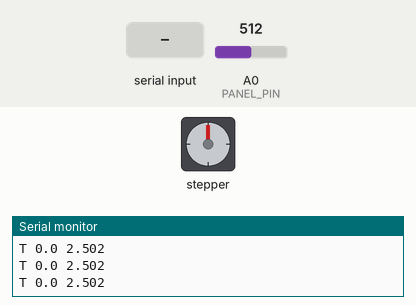
Simulated run of this sketch. Board: Arduino Uno, built with avr-gcc and run on an emulated ATmega328P. Shown: stepper motor, the last lines printed to the serial monitor. Inputs (shaded band) come from the test bench; at power-on: A0 (PANEL_PIN) = 512. Stepper angles assume 2048 steps per turn.

Above: at 1.2 s.
1.3 s: "A 45\n" received over Serial
At 3.0 s:
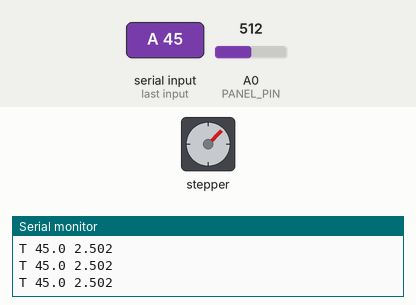
3.5 s: "A -30\n" received over Serial
At 5.3 s:
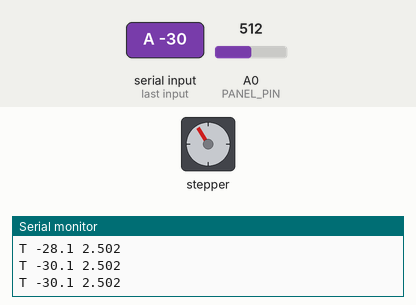
6.5 s: "A90\n" received over Serial
At 9.3 s:
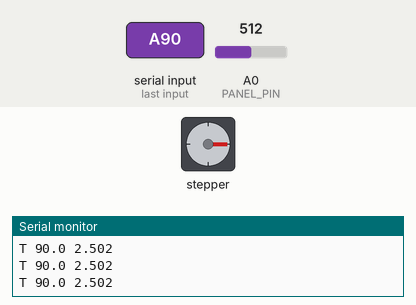
Timing chart, 0 to 10.8 s (numbered marks = the images above; inputs shaded):
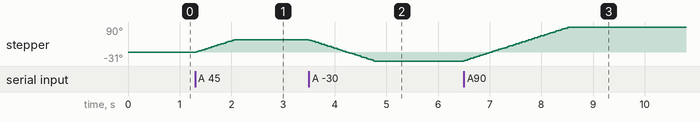

The sketch:

controller.ino
```cpp
// Mini tracker row controller
// Serial protocol (115200, newline-terminated):
//   A <deg>   -> move to angle (e.g. "A 45", "A -30")
//   Z         -> zero current position
//   S         -> stop
// Telemetry every 200 ms: "T <angleDeg> <panelVolts>"

#include <Stepper.h>

const int STEPS_PER_REV = 2048;          // 28BYJ-48 via Stepper lib (full-step)
const int PINS[4] = {8, 9, 10, 11};       // IN1..IN4
Stepper stepper(STEPS_PER_REV, 8, 10, 9, 11);  // pin order required by this motor

const int PANEL_PIN = A0;
long currentSteps = 0;
long targetSteps  = 0;
unsigned long lastReport = 0;

long angleToSteps(float deg) { return lround(deg / 360.0 * STEPS_PER_REV); }
float stepsToAngle(long s)   { return s * 360.0 / STEPS_PER_REV; }

void coilsOff() { for (int i = 0; i < 4; i++) digitalWrite(PINS[i], LOW); }

void setup() {
  Serial.begin(115200);
  Serial.setTimeout(50);
  stepper.setSpeed(10);                   // rpm; 28BYJ-48 tops out ~12-15
  Serial.println("READY");
}

void loop() {
  if (Serial.available()) {
    String line = Serial.readStringUntil('\n');
    line.trim();
    if (line.startsWith("A")) {
      targetSteps = angleToSteps(line.substring(1).toFloat());
    } else if (line == "Z") {
      currentSteps = 0; targetSteps = 0;
    } else if (line == "S") {
      targetSteps = currentSteps;
    }
  }

  long diff = targetSteps - currentSteps;
  if (diff != 0) {
    int chunk = (int)min(8L, labs(diff));   // small chunks keep serial responsive
    int dir = diff > 0 ? 1 : -1;
    stepper.step(dir * chunk);
    currentSteps += dir * chunk;
    if (currentSteps == targetSteps) coilsOff();  // don't cook the motor while idle
  }

  if (millis() - lastReport >= 200) {
    lastReport = millis();
    float volts = analogRead(PANEL_PIN) * 5.0 / 1023.0;
    Serial.print("T ");
    Serial.print(stepsToAngle(currentSteps), 1);
    Serial.print(' ');
    Serial.println(volts, 3);
  }
}
```

Measured:
- after the input at 1.3 s, stepper: turns 45° clockwise in 0.76 s, starting at once
- after the input at 3.5 s, stepper: turns 76° counter-clockwise in 1.3 s, starting at once
- after the input at 6.5 s, stepper: turns 121° clockwise in 2.0 s, starting at once
